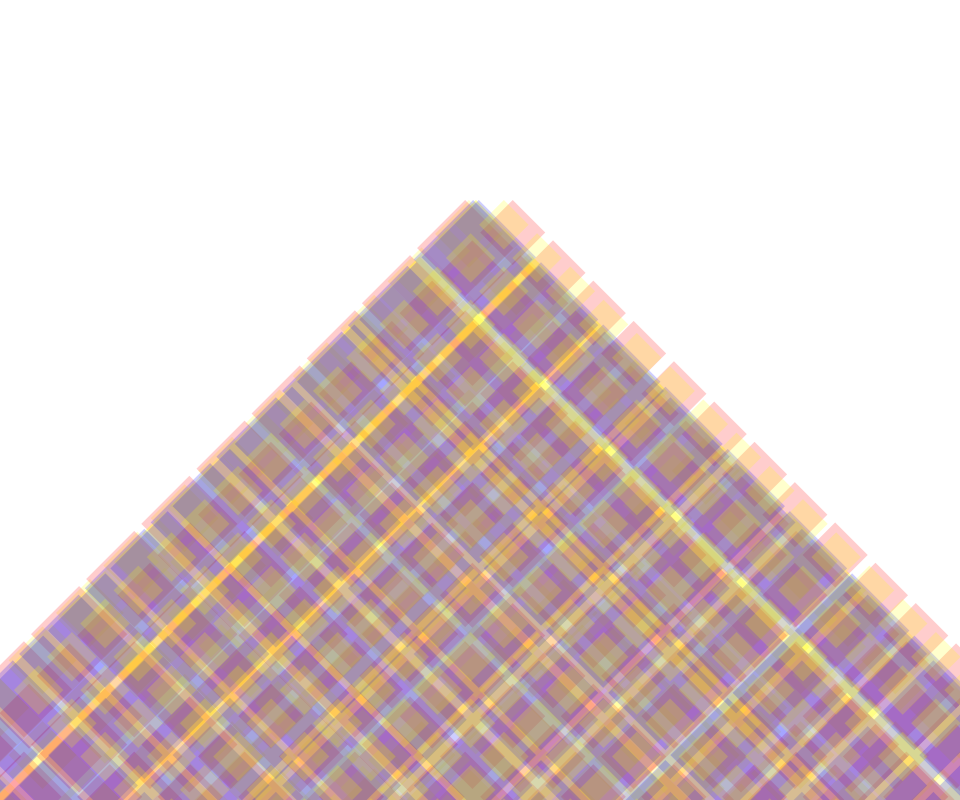
Frame 1 (no input)
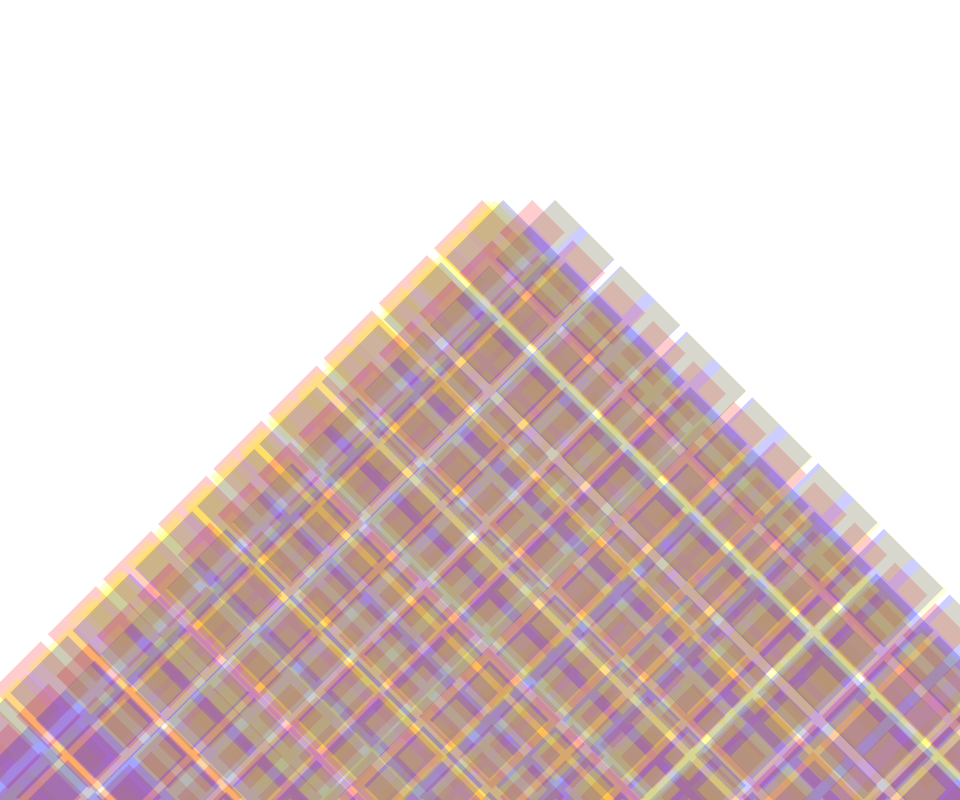
Frame 60 (the mouse pressed at the canvas centre just before this capture)
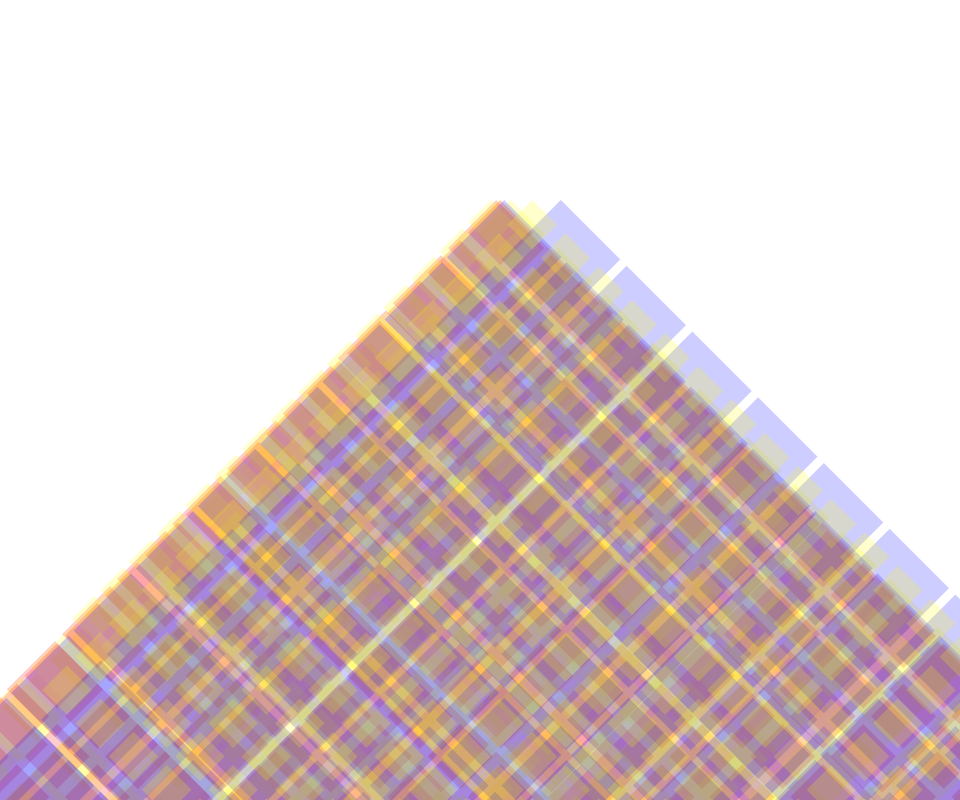
Frame 120 (the mouse held since frame 60 and released just before this capture)

The Processing sketch that drew these frames (run headless with seeded random() and noise(); from frame 60 on, the mouse is pressed at the canvas centre):

// Processing sketch: swaying_grids
// ── swaying_grids.pde
PVector origin;
int GRID_COUNT = 8;
Grid[] grids = new Grid[GRID_COUNT];

float counter;
int width = 960;
int height = 800;

void setup(){
  size(960, 800);
  noStroke();
  origin = new PVector(width/2, height * 0.25);
  
  for(int i= 0; i < grids.length; i++){
    grids[i] = new Grid(origin, int(random(15, 20)), int(random(30, 100)), int(random(5, 20)), int(random(10, 100)));
  }
}

void draw(){
  //try to save this whole thing has an animated gif?
  background(255);

  for(int i= 0; i < grids.length; i++){
      grids[i].draw();
    }
  counter = float(millis())/1000;  
}



class Grid{
  PVector origin;
  int count, size, margin, amplitude;
  float offset;
  color fil;

  Grid(PVector _origin, int _count, int _size, int _margin, int _amplitude){
    origin = _origin;
    count = _count;
    size = _size;
    margin = _margin;
    amplitude = _amplitude;
    fil = getRandomColor();
    offset = random(-1, 1);
  }
  
  void draw(){
    fill(fil);
    pushMatrix();
    translate(amplitude * sin(counter + offset) + origin.x, origin.y);
        rotate(PI/4);
    for(int i = 0; i < count; i++){
      for(int j = 0; j < count; j++){
        rect(i * (size + margin),j * (size + margin), size, size);
      }
    }
    popMatrix();
  }
  
  void shiftColor(){
  
  }
}

color getRandomColor(){
  int OPACITY = 50;
  int MAXCOLORS = 3;
  color[] colorList = new color[MAXCOLORS];
  //red
  colorList[0] = color(255, 0, 0, OPACITY);
  //green
  //colorList[1] = color(0, 255, 0, OPACITY);
  //blue
  colorList[1] = color(0, 0, 255, OPACITY);
  //yellow
  colorList[2] = color(255, 255, 0, OPACITY);
  
  return colorList[int(random(colorList.length))];
}
